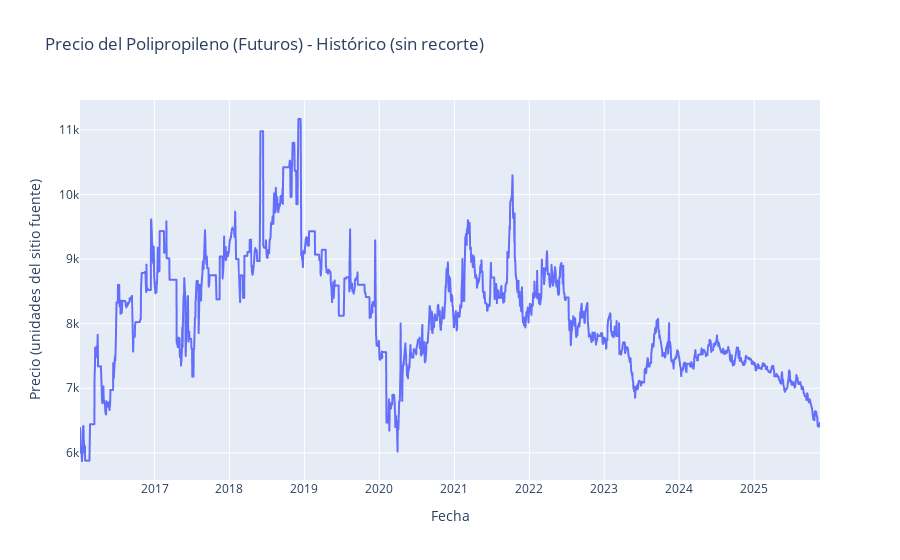

Notebook cell for this chart:
### Code cell
# Gráfica básica del precio vs tiempo (histórico completo descargado)

fig = px.line(
    df,
    x="Date",
    y="Price",
    title="Precio del Polipropileno (Futuros) - Histórico (sin recorte)"
)
fig.update_xaxes(title="Fecha")
fig.update_yaxes(title="Precio (unidades del sitio fuente)")
fig.show()

### Figure 1 — Plotly figure (JSON) as saved in the notebook; plotly's stock layout.template omitted (floating-point values rounded to 4 significant figures; data arrays with more than 128 entries replaced by an {"elided": "..."} marker saying what was removed)
{"data": [{"hovertemplate": "Date=%{x}<br>Price=%{y}<extra></extra>", "legendgroup": "", "line": {"color": "#636efa", "dash": "solid"}, "marker": {"symbol": "circle"}, "mode": "lines", "name": "", "showlegend": false, "type": "scattergl", "x": {"elided": "2299 str values"}, "xaxis": "x", "y": {"elided": "2299 float values"}, "yaxis": "y"}], "layout": {"legend": {"tracegroupgap": 0}, "title": {"text": "Precio del Polipropileno (Futuros) - Histórico (sin recorte)"}, "xaxis": {"anchor": "y", "domain": [0, 1], "title": {"text": "Fecha"}}, "yaxis": {"anchor": "x", "domain": [0, 1], "title": {"text": "Precio (unidades del sitio fuente)"}}}}
